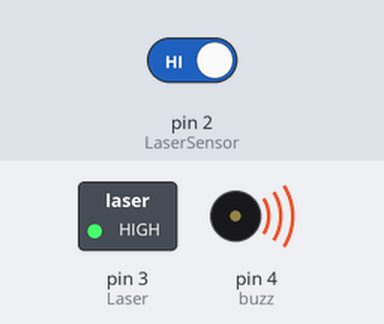
Recording of a sketch running on a simulated Arduino Uno, built with avr-gcc and run on an emulated ATmega328P. On the bench: switched loads named in the sketch (green lamp = pin HIGH), buzzer (waves = sounding, pin HIGH). The inputs (shaded band) are chosen by the test bench; at power-on: pin 2 (LaserSensor) HIGH.

Above: at 0.3 s.
Timing chart, 0 to 1.8 s (numbered marks = the images above):
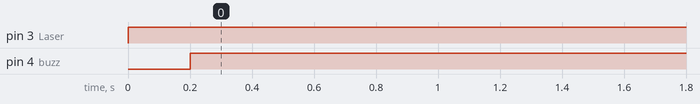

The sketch:

Laser.ino
```cpp
int LaserSensor = 2;
int SensorReading = HIGH;  // HIGH MEANS NO OBSTACLE
int Laser = 3;
int buzz = 4;

void setup() {
  Serial.begin(9600);
  pinMode(Laser, OUTPUT);
  pinMode(LaserSensor, INPUT);
  pinMode(buzz,OUTPUT);
}

void loop() {
  digitalWrite(Laser, HIGH);
  delay(200);
  SensorReading = digitalRead(LaserSensor);
  if (SensorReading == LOW)
  {
  digitalWrite(buzz,LOW);
  }

  else
  {
     digitalWrite(buzz,HIGH);
  }}
  
```

Measured:
- by itself, pin 3 (Laser): LOW → HIGH at 0.00 s
- by itself, pin 4 (buzz): LOW → HIGH at 0.20 s
